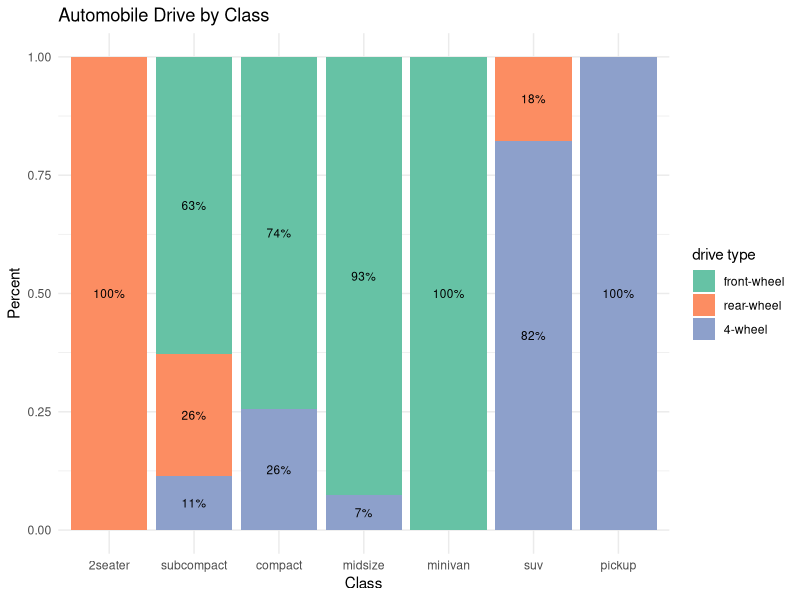

Write R code to recreate this figure.
library(ggplot2)

library(dplyr)
plot_data<-mpg%>%
  group_by(class, drv)%>%
  summarize(n=n())%>%
  mutate(pct=n/sum(n),
         lbl=scales::percent(pct))
 
# View(plot_data)
ggplot(
  plot_data,
  aes(x=factor(class,
               levels = c(
                 "2seater", 
                 "subcompact",
                 "compact",
                 "midsize",
                 "minivan",
                 "suv",
                 "pickup"
               )
               ),
      y=pct,
      # fill=drv
      fill=factor(
        drv,
        levels = c("f", "r", "4"),
        labels = c(
          "front-wheel",
          "rear-wheel",
          "4-wheel"
        )
      )

  )
)+
  geom_bar(
    stat="identity",
    position = "fill")+
  labs(
    x="Class",
    fill="drive type",
    y="Percent",
    title="Automobile Drive by Class"
  )+
  geom_text(aes(label=lbl), size=3, position = position_stack(vjust=0.5) )+
  scale_fill_brewer(palette = "Set2")+
  theme_minimal()